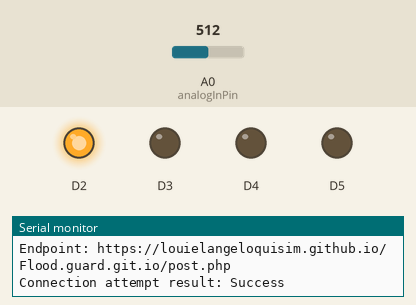
Simulated run of this sketch. Board: Arduino Uno R4 WiFi. On the bench: output pins drawn as LEDs (lit = HIGH), the last lines printed to the serial monitor. Inputs (shaded band) come from the test bench; at power-on: A0 (analogInPin) = 512. WiFi joins after 1.5 s; servers stay silent unless stated.

Above: at 3.7 s.
3.8 s: A0 (analogInPin) set to 590
5.4 s: A0 (analogInPin) set to 609
At 6.1 s:
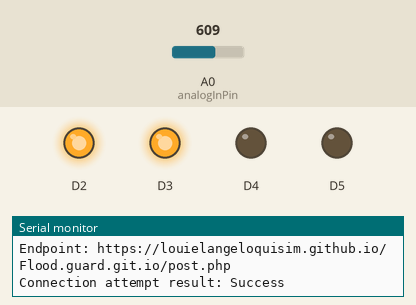
7.3 s: A0 (analogInPin) set to 635
At 8.7 s:
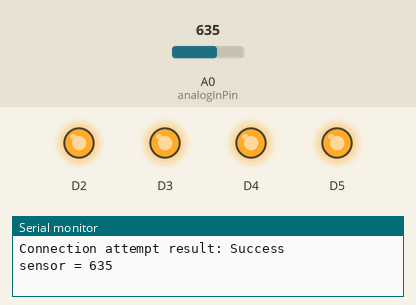
Timing chart, 0 to 10.3 s (numbered marks = the images above; inputs shaded):
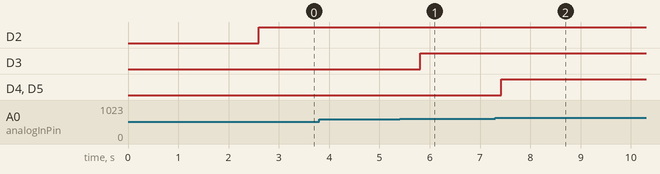

The sketch:

sketch_feb12a.ino
```cpp
#include <WiFiS3.h>

#define sensorPin A0  // Adjusted for Arduino UNO R4 WiFi

// WiFi credentials
const char* ssid = "HUAWEI-2.4G-E62q";      // Replace with your WiFi SSID
const char* password = "Rocky0124!";          // Replace with your WiFi Password

// Use your computer's IP address (from which XAMPP is running)
char server[] = "https://louielangeloquisim.github.io/Flood.guard.git.io/"; // "https://louielangeloquisim.github.io/Flood.guard.git.io/" if live server
// Define the path to your PHP script
String path = "post.php"; //post.php if live server

// SET WIFI CLIENT
WiFiClient client;

const int analogInPin = A0;
int sensorValue = 0;

void setup() {
  // Declare pins to be outputs:
  pinMode(2, OUTPUT);
  pinMode(3, OUTPUT);
  pinMode(4, OUTPUT);
  pinMode(5, OUTPUT);
  Serial.begin(9600);

  // Attempt to connect to WiFi network
  while (WiFi.status() != WL_CONNECTED) {
    Serial.print("Attempting to connect to network named: ");
    Serial.println(ssid);
    WiFi.begin(ssid, password);
    delay(1000);
  }
  Serial.print("Connected to WiFi network with IP Address: ");
  Serial.println(WiFi.localIP());
}

void loop() {
  sensorValue = analogRead(analogInPin);
  Serial.print("sensor = ");
  Serial.println(sensorValue);
  delay(100);

  if ((sensorValue >= 100) && (sensorValue <= 600)) {
    digitalWrite(2, HIGH);
    sendDataToWebsite("HIGH");
    delay(100);
  } else if ((sensorValue >= 601) && (sensorValue <= 625)) {
    digitalWrite(3, HIGH);
    sendDataToWebsite("HIGH");
    delay(100);
  } else if ((sensorValue >= 626) && (sensorValue <= 700)) {
    digitalWrite(4, HIGH);
    digitalWrite(5, HIGH);
    sendDataToWebsite("HIGH");
    delay(100);
  } else {
    digitalWrite(2, LOW);
    digitalWrite(3, LOW);
    digitalWrite(4, LOW);
    digitalWrite(5, LOW);
    sendDataToWebsite("LOW");
    delay(100);
  }
}

void sendDataToWebsite(String data) {
  String postData = "alert=True";
  WiFiClient clientLocal;  // New instance for each request
  bool connected = clientLocal.connect(server, 80);

  if (connected) {
    // Send the POST request
    clientLocal.print("POST ");
    clientLocal.print(path);
    clientLocal.println(" HTTP/1.1");
    clientLocal.print("Host: ");
    clientLocal.println(server);
    clientLocal.println("Content-Type: application/x-www-form-urlencoded");
    clientLocal.print("Content-Length: ");
    clientLocal.println(postData.length());
    clientLocal.println();
    clientLocal.print(postData);
    clientLocal.stop();
    Serial.println("Data sent successfully");
  } else {
    Serial.println("Connection to server failed");
  }

  Serial.print("Data sent: ");
  Serial.println(data);
  Serial.print("Endpoint: ");
  Serial.println(String(server) + path);
  Serial.print("Connection attempt result: ");
  Serial.println(connected ? "Success" : "Failed");

}
```

Measured:
- the behaviour switches between 600 and 601 on A0 (analogInPin) (found by bisection; images 0 and 1)
- after the input at 5.4 s, D3: LOW → HIGH after 0.41 s
- after the input at 7.3 s, D4, D5: LOW → HIGH after 0.12 s
